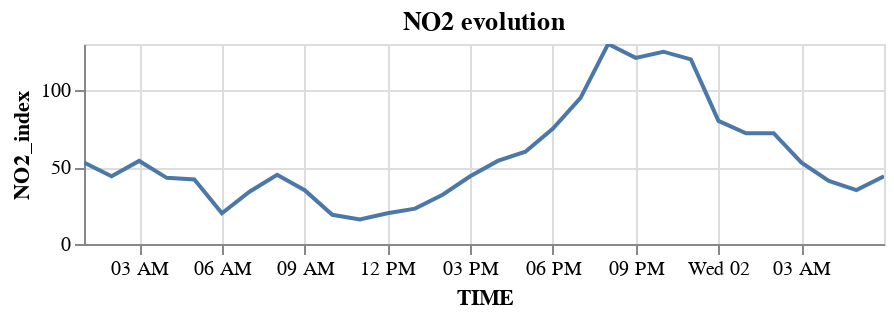

Notebook cell for this chart:
### Code cell
import altair as alt


source = poc_16[:30]



# charts
chart1 = alt.Chart(source).mark_line().encode(x='TIME:T',y='NO2_index:Q').properties(height=100,
    width=400,title="NO2 evolution").interactive()
chart2 = alt.Chart(source).mark_line().encode(x='TIME:T',y='Temperature:Q').properties(height=100,
    width=400, title="Temperature evolution").interactive()
chart3 = alt.Chart(source).mark_line().encode(x='TIME:T',y='WindSpeed:Q').properties(height=100,
    width=400, title="wind speed evolution").interactive()

#chart=alt.vconcat(chart1,chart2,chart3)
chart =alt.hconcat(chart1,chart2)

chart

#charts2

charts12 = alt.Chart(source).mark_line().encode(x='TIME:T',y='NO2_index:Q',tooltip=['Temperature','WindSpeed']).properties(height=100,
    width=400,title="NO2 evolution").interactive()

charts12

### Figure 1 — Vega-Lite specification as saved in the notebook (floating-point values rounded to 4 significant figures)
{"config": {"view": {"continuousWidth": 400, "continuousHeight": 300}}, "data": {"name": "data-8155c010a041092ab4f85334ca0358cb"}, "mark": "line", "encoding": {"tooltip": [{"type": "quantitative", "field": "Temperature"}, {"type": "quantitative", "field": "WindSpeed"}], "x": {"type": "temporal", "field": "TIME"}, "y": {"type": "quantitative", "field": "NO2_index"}}, "height": 100, "selection": {"selector020": {"type": "interval", "bind": "scales", "encodings": ["x", "y"]}}, "title": "NO2 evolution", "width": 400, "$schema": "https://vega.github.io/schema/vega-lite/v4.8.1.json", "datasets": {"data-8155c010a041092ab4f85334ca0358cb": [{"TIME": "2019-01-01 00:59:59", "HOUR": 1.0, "DAYWEEK": 1, "AirStationId": 16.0, "WeatherStationId": 16, "NO2_index": 53.0, "WindSpeed": 0.495, "WindDirection": 56.0, "Temperature": 2.9, "BarPressure": 952.0, "Humidity": 57.0, "Precipitation": 0.0}, {"TIME": "2019-01-01 01:59:59", "HOUR": 2.0, "DAYWEEK": 1, "AirStationId": 16.0, "WeatherStationId": 16, "NO2_index": 44.0, "WindSpeed": 0.41, "WindDirection": 77.0, "Temperature": 2.7, "BarPressure": 952.0, "Humidity": 57.0, "Precipitation": 0.0}, {"TIME": "2019-01-01 02:59:59", "HOUR": 3.0, "DAYWEEK": 1, "AirStationId": 16.0, "WeatherStationId": 16, "NO2_index": 54.0, "WindSpeed": 0.355, "WindDirection": 75.5, "Temperature": 2.35, "BarPressure": 952.0, "Humidity": 57.0, "Precipitation": 0.0}, {"TIME": "2019-01-01 03:59:59", "HOUR": 4.0, "DAYWEEK": 1, "AirStationId": 16.0, "WeatherStationId": 16, "NO2_index": 43.0, "WindSpeed": 0.42, "WindDirection": 102.0, "Temperature": 1.55, "BarPressure": 952.0, "Humidity": 56.0, "Precipitation": 0.0}, {"TIME": "2019-01-01 04:59:59", "HOUR": 5.0, "DAYWEEK": 1, "AirStationId": 16.0, "WeatherStationId": 16, "NO2_index": 42.0, "WindSpeed": 0.355, "WindDirection": 117.0, "Temperature": 1.1, "BarPressure": 951.0, "Humidity": 59.0, "Precipitation": 0.0}, {"TIME": "2019-01-01 05:59:59", "HOUR": 6.0, "DAYWEEK": 1, "AirStationId": 16.0, "WeatherStationId": 16, "NO2_index": 20.0, "WindSpeed": 0.385, "WindDirection": 92.0, "Temperature": 0.6, "BarPressure": 951.0, "Humidity": 57.0, "Precipitation": 0.0}, {"TIME": "2019-01-01 06:59:59", "HOUR": 7.0, "DAYWEEK": 1, "AirStationId": 16.0, "WeatherStationId": 16, "NO2_index": 34.0, "WindSpeed": 0.43, "WindDirection": 161.5, "Temperature": 0.15, "BarPressure": 951.0, "Humidity": 59.0, "Precipitation": 0.0}, {"TIME": "2019-01-01 07:59:59", "HOUR": 8.0, "DAYWEEK": 1, "AirStationId": 16.0, "WeatherStationId": 16, "NO2_index": 45.0, "WindSpeed": 0.34, "WindDirection": 76.0, "Temperature": -0.15, "BarPressure": 952.0, "Humidity": 64.0, "Precipitation": 0.0}, {"TIME": "2019-01-01 08:59:59", "HOUR": 9.0, "DAYWEEK": 1, "AirStationId": 16.0, "WeatherStationId": 16, "NO2_index": 35.0, "WindSpeed": 0.39, "WindDirection": 60.5, "Temperature": 0.15, "BarPressure": 952.0, "Humidity": 61.0, "Precipitation": 0.0}, {"TIME": "2019-01-01 09:59:59", "HOUR": 10.0, "DAYWEEK": 1, "AirStationId": 16.0, "WeatherStationId": 16, "NO2_index": 19.0, "WindSpeed": 0.5, "WindDirection": 62.5, "Temperature": 2.2, "BarPressure": 952.0, "Humidity": 57.0, "Precipitation": 0.0}, {"TIME": "2019-01-01 10:59:59", "HOUR": 11.0, "DAYWEEK": 1, "AirStationId": 16.0, "WeatherStationId": 16, "NO2_index": 16.0, "WindSpeed": 0.53, "WindDirection": 77.5, "Temperature": 4.5, "BarPressure": 953.0, "Humidity": 54.0, "Precipitation": 0.0}, {"TIME": "2019-01-01 11:59:59", "HOUR": 12.0, "DAYWEEK": 1, "AirStationId": 16.0, "WeatherStationId": 16, "NO2_index": 20.0, "WindSpeed": 0.58, "WindDirection": 89.5, "Temperature": 7.75, "BarPressure": 952.0, "Humidity": 47.0, "Precipitation": 0.0}, {"TIME": "2019-01-01 12:59:59", "HOUR": 13.0, "DAYWEEK": 1, "AirStationId": 16.0, "WeatherStationId": 16, "NO2_index": 23.0, "WindSpeed": 0.61, "WindDirection": 123.5, "Temperature": 10.5, "BarPressure": 952.0, "Humidity": 29.0, "Precipitation": 0.0}, {"TIME": "2019-01-01 13:59:59", "HOUR": 14.0, "DAYWEEK": 1, "AirStationId": 16.0, "WeatherStationId": 16, "NO2_index": 32.0, "WindSpeed": 0.57, "WindDirection": 180.5, "Temperature": 12.8, "BarPressure": 951.0, "Humidity": 24.0, "Precipitation": 0.0}, {"TIME": "2019-01-01 14:59:59", "HOUR": 15.0, "DAYWEEK": 1, "AirStationId": 16.0, "WeatherStationId": 16, "NO2_index": 44.0, "WindSpeed": 0.665, "WindDirection": 179.0, "Temperature": 13.7, "BarPressure": 951.0, "Humidity": 23.0, "Precipitation": 0.0}, {"TIME": "2019-01-01 15:59:59", "HOUR": 16.0, "DAYWEEK": 1, "AirStationId": 16.0, "WeatherStationId": 16, "NO2_index": 54.0, "WindSpeed": 0.57, "WindDirection": 170.5, "Temperature": 14.5, "BarPressure": 951.0, "Humidity": 24.0, "Precipitation": 0.0}, {"TIME": "2019-01-01 16:59:59", "HOUR": 17.0, "DAYWEEK": 1, "AirStationId": 16.0, "WeatherStationId": 16, "NO2_index": 60.0, "WindSpeed": 0.655, "WindDirection": 186.5, "Temperature": 14.45, "BarPressure": 951.0, "Humidity": 28.0, "Precipitation": 0.0}, {"TIME": "2019-01-01 17:59:59", "HOUR": 18.0, "DAYWEEK": 1, "AirStationId": 16.0, "WeatherStationId": 16, "NO2_index": 75.0, "WindSpeed": 0.37, "WindDirection": 184.0, "Temperature": 11.85, "BarPressure": 951.0, "Humidity": 39.0, "Precipitation": 0.0}, {"TIME": "2019-01-01 18:59:59", "HOUR": 19.0, "DAYWEEK": 1, "AirStationId": 16.0, "WeatherStationId": 16, "NO2_index": 95.0, "WindSpeed": 0.26, "WindDirection": 222.0, "Temperature": 8.9, "BarPressure": 951.0, "Humidity": 46.0, "Precipitation": 0.0}, {"TIME": "2019-01-01 19:59:59", "HOUR": 20.0, "DAYWEEK": 1, "AirStationId": 16.0, "WeatherStationId": 16, "NO2_index": 130.0, "WindSpeed": 0.28, "WindDirection": 53.5, "Temperature": 7.15, "BarPressure": 951.0, "Humidity": 52.0, "Precipitation": 0.0}, {"TIME": "2019-01-01 20:59:59", "HOUR": 21.0, "DAYWEEK": 1, "AirStationId": 16.0, "WeatherStationId": 16, "NO2_index": 121.0, "WindSpeed": 0.285, "WindDirection": 198.5, "Temperature": 6.25, "BarPressure": 951.0, "Humidity": 56.0, "Precipitation": 0.0}, {"TIME": "2019-01-01 21:59:59", "HOUR": 22.0, "DAYWEEK": 1, "AirStationId": 16.0, "WeatherStationId": 16, "NO2_index": 125.0, "WindSpeed": 0.315, "WindDirection": 68.5, "Temperature": 5.0, "BarPressure": 951.0, "Humidity": 60.0, "Precipitation": 0.0}, {"TIME": "2019-01-01 22:59:59", "HOUR": 23.0, "DAYWEEK": 1, "AirStationId": 16.0, "WeatherStationId": 16, "NO2_index": 120.0, "WindSpeed": 0.37, "WindDirection": 179.0, "Temperature": 3.95, "BarPressure": 951.0, "Humidity": 63.0, "Precipitation": 0.0}, {"TIME": "2019-01-01 23:59:59", "HOUR": 24.0, "DAYWEEK": 1, "AirStationId": 16.0, "WeatherStationId": 16, "NO2_index": 80.0, "WindSpeed": 0.26, "WindDirection": 167.5, "Temperature": 3.0, "BarPressure": 951.0, "Humidity": 61.0, "Precipitation": 0.0}, {"TIME": "2019-01-02 00:59:59", "HOUR": 1.0, "DAYWEEK": 2, "AirStationId": 16.0, "WeatherStationId": 16, "NO2_index": 72.0, "WindSpeed": 0.23, "WindDirection": 99.5, "Temperature": 2.1, "BarPressure": 952.0, "Humidity": 64.0, "Precipitation": 0.0}, {"TIME": "2019-01-02 01:59:59", "HOUR": 2.0, "DAYWEEK": 2, "AirStationId": 16.0, "WeatherStationId": 16, "NO2_index": 72.0, "WindSpeed": 0.27, "WindDirection": 113.5, "Temperature": 1.85, "BarPressure": 951.0, "Humidity": 67.0, "Precipitation": 0.0}, {"TIME": "2019-01-02 02:59:59", "HOUR": 3.0, "DAYWEEK": 2, "AirStationId": 16.0, "WeatherStationId": 16, "NO2_index": 53.0, "WindSpeed": 0.295, "WindDirection": 70.0, "Temperature": 1.0, "BarPressure": 951.0, "Humidity": 67.0, "Precipitation": 0.0}, {"TIME": "2019-01-02 03:59:59", "HOUR": 4.0, "DAYWEEK": 2, "AirStationId": 16.0, "WeatherStationId": 16, "NO2_index": 41.0, "WindSpeed": 0.255, "WindDirection": 143.5, "Temperature": 0.55, "BarPressure": 951.0, "Humidity": 69.0, "Precipitation": 0.0}, {"TIME": "2019-01-02 04:59:59", "HOUR": 5.0, "DAYWEEK": 2, "AirStationId": 16.0, "WeatherStationId": 16, "NO2_index": 35.0, "WindSpeed": 0.265, "WindDirection": 143.0, "Temperature": -0.05, "BarPressure": 951.0, "Humidity": 71.0, "Precipitation": 0.0}, {"TIME": "2019-01-02 05:59:59", "HOUR": 6.0, "DAYWEEK": 2, "AirStationId": 16.0, "WeatherStationId": 16, "NO2_index": 44.0, "WindSpeed": 0.26, "WindDirection": 161.5, "Temperature": -0.55, "BarPressure": 950.0, "Humidity": 74.0, "Precipitation": 0.0}]}}
